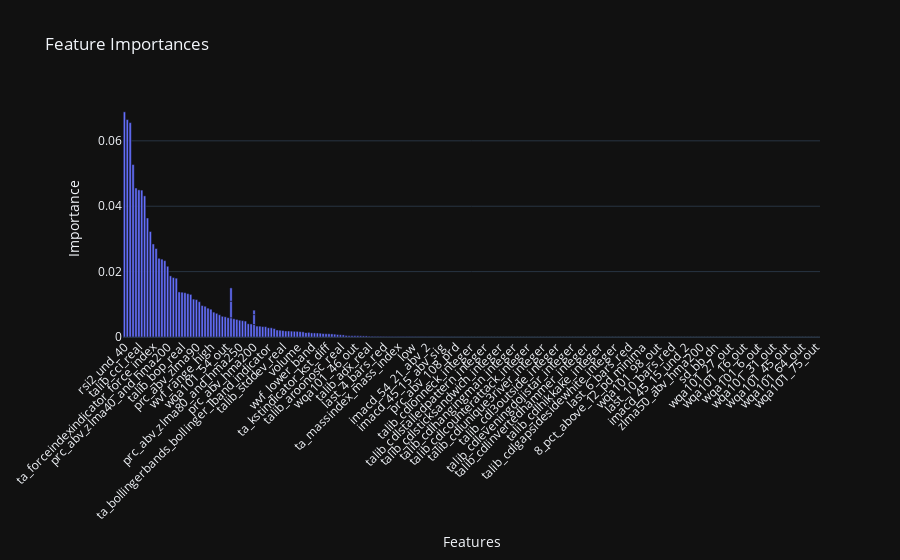

The notebook cell saved with this chart:
### Code cell
rfc.get_feature_importance(X)

### Figure 1 — Plotly figure (JSON) as saved in the notebook; plotly's stock layout.template omitted (floating-point values rounded to 4 significant figures; data arrays with more than 128 entries replaced by an {"elided": "..."} marker saying what was removed)
{"data": [{"type": "bar", "x": {"elided": "248 str values"}, "y": {"elided": "248 float values"}}], "layout": {"title": {"text": "Feature Importances"}, "xaxis": {"tickangle": -45, "title": {"text": "Features"}}, "yaxis": {"title": {"text": "Importance"}}}}
